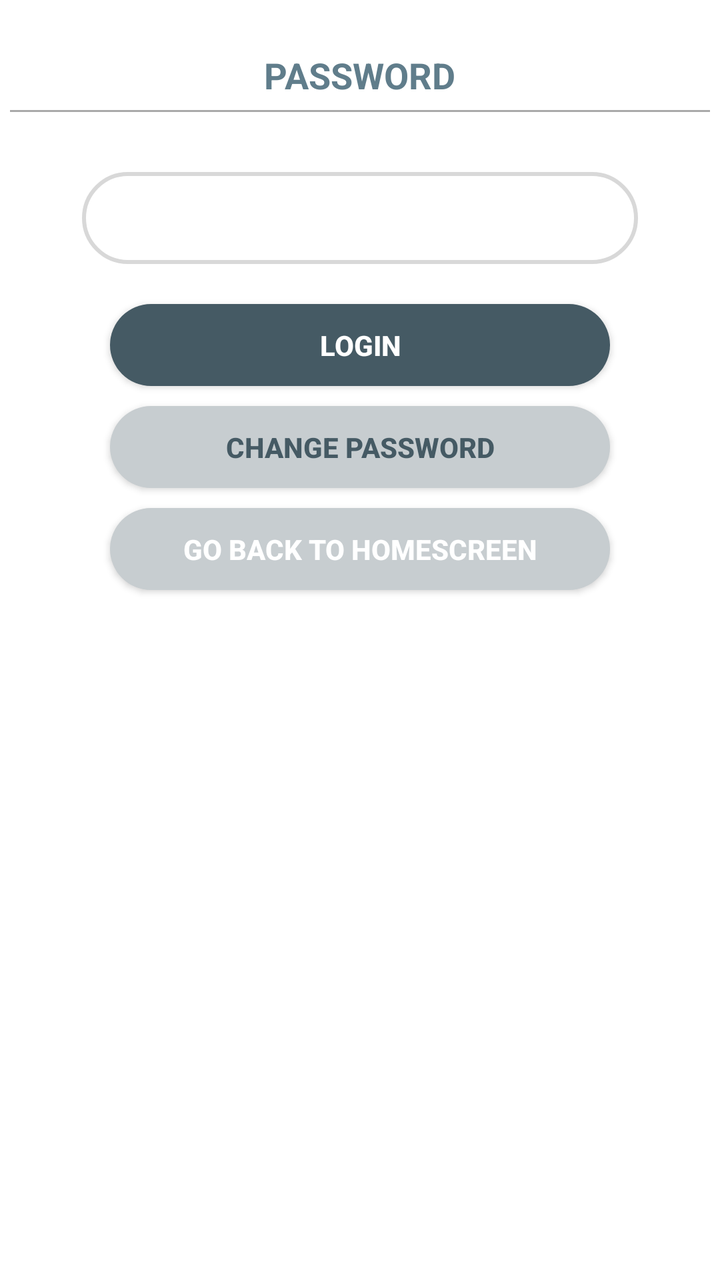
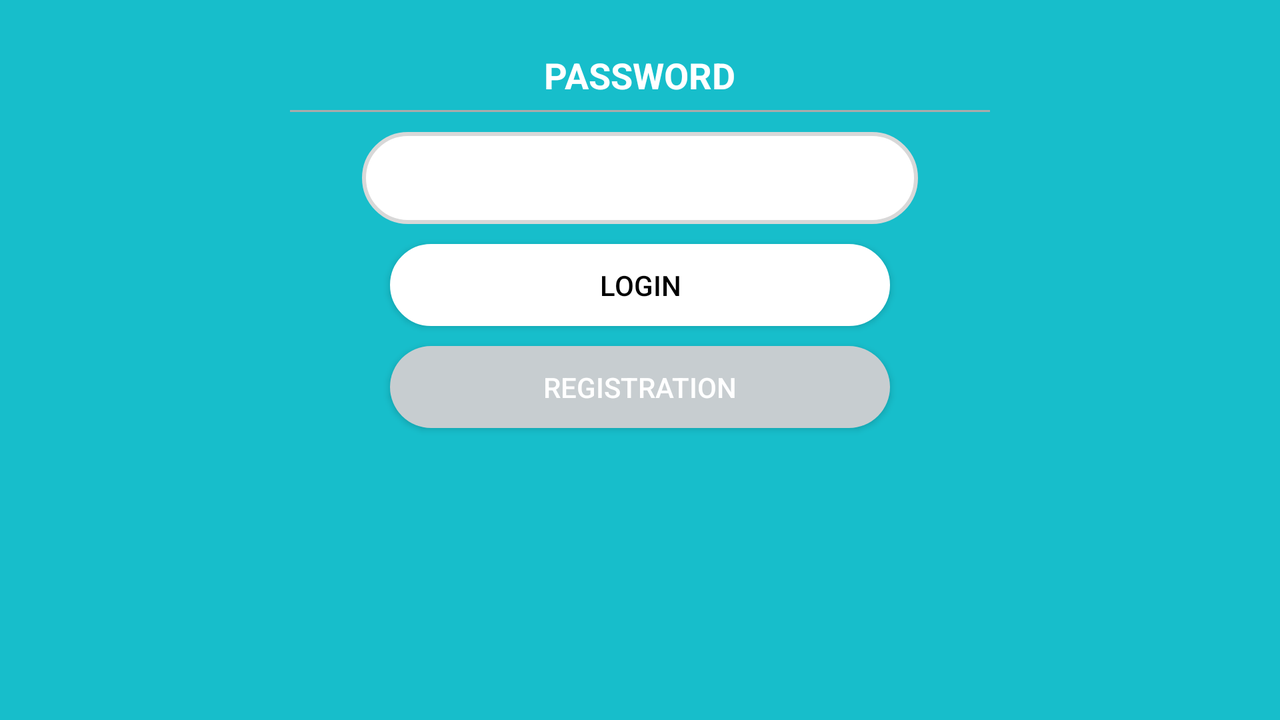

The same Android screen from two of the app's own layout files: first res/layout/ as a phone draws it, then the repository's variant for another configuration, drawn on a device whose configuration selects that folder. Both files follow.
<!-- AndroidManifest.xml: application theme AppTheme -->
<!-- res/layout/login.xml -->
<?xml version="1.0" encoding="utf-8"?>
<LinearLayout xmlns:android="http://schemas.android.com/apk/res/android"
    android:layout_width="match_parent"
    android:layout_height="match_parent"
    android:layout_centerHorizontal="true"
    android:background="@android:color/background_light"
    android:orientation="vertical"
    android:gravity="center_horizontal">

    <TextView
        android:id="@+id/textView"
        android:layout_width="163dp"
        android:layout_height="35dp"
        android:layout_marginTop="20dp"
        android:gravity="center"
        android:text="PASSWORD"
        android:textColor="#607d8b"
        android:textSize="18sp"
        android:textStyle="bold" />

    <View
        android:layout_width="350dp"
        android:layout_height="1dp"
        android:background="@android:color/darker_gray" />

    <EditText
        android:id="@+id/editText"
        android:layout_width="278dp"
        android:layout_height="46dp"
        android:layout_marginTop="30dp"
        android:background="@drawable/grey_ellipse"
        android:ems="10"
        android:inputType="textPassword"
        android:paddingStart="10dp" />


    <Button
        android:id="@+id/button"
        android:layout_width="250dp"
        android:layout_height="41dp"
        android:layout_marginTop="20dp"
        android:background="@drawable/registration_ellipse"
        android:text="LOGIN"
        android:textColor="@android:color/background_light"
        android:textStyle="bold" />

    <Button
        android:id="@+id/button6"
        android:layout_width="250dp"
        android:layout_height="41dp"
        android:layout_marginTop="10dp"
        android:background="@drawable/login_ellipse"
        android:text="CHANGE PASSWORD"
        android:textColor="#455A64"
        android:textStyle="bold" />

    <Button
        android:id="@+id/button5"
        android:layout_width="250dp"
        android:layout_height="41dp"
        android:layout_marginTop="10dp"
        android:background="@drawable/login_ellipse"
        android:text="GO BACK TO HOMESCREEN"
        android:textColor="@android:color/background_light"
        android:textStyle="bold" />

</LinearLayout>
<!-- resources referenced by this layout -->
<resources>
  <!-- drawable grey_ellipse (drawable) -->
  <?xml version="1.0" encoding="utf-8"?>
  <shape xmlns:android="http://schemas.android.com/apk/res/android"
      android:shape="rectangle">
      <solid android:color="#fff"/>
      <corners android:radius="1000dp"/>
      <stroke android:color="#d8d8d8"
          android:width="2dp"/> 
  </shape>
  <!-- drawable login_ellipse (drawable) -->
  <?xml version="1.0" encoding="utf-8"?>
  <shape xmlns:android="http://schemas.android.com/apk/res/android"
      android:shape="rectangle">
      <corners android:radius="1000dp"/> 
      <solid android:color="#C7CDD0"/> 
  
  </shape>
  <!-- drawable registration_ellipse (drawable) -->
  <?xml version="1.0" encoding="utf-8"?>
  <shape xmlns:android="http://schemas.android.com/apk/res/android"
      android:shape="rectangle">
      <corners android:radius="1000dp"/> 
      <solid android:color="#455A64"/> 
  </shape>
  <style name="AppTheme" parent="Theme.AppCompat.Light.DarkActionBar">
          
          <item name="colorPrimary">@color/navigation_bg</item>
          <item name="colorPrimaryDark">@color/colorPrimaryDark</item>
          <item name="colorAccent">@color/colorAccent</item>
      </style>
  <color name="navigation_bg">#334954</color>
  <color name="colorPrimaryDark">#303F9F</color>
  <color name="colorAccent">#FF4081</color>
</resources>
<!-- res/layout-land/login.xml (the repository's variant of the layout above) -->
<!-- drawn on the phone turned sideways -->
<?xml version="1.0" encoding="utf-8"?>
<LinearLayout xmlns:android="http://schemas.android.com/apk/res/android"
    xmlns:app="http://schemas.android.com/apk/res-auto"
    xmlns:tools="http://schemas.android.com/tools"
    android:layout_width="match_parent"
    android:layout_height="match_parent"
    android:layout_centerHorizontal="true"
    android:background="#17becb"
    android:gravity="center_horizontal"
    android:orientation="vertical">

    <TextView
        android:id="@+id/textView"
        android:layout_width="163dp"
        android:layout_height="35dp"
        android:layout_marginTop="20dp"
        android:gravity="center"
        android:text="PASSWORD"
        android:textColor="@android:color/background_light"
        android:textSize="18sp"
        android:textStyle="bold" />

    <View
        android:layout_width="350dp"
        android:layout_height="1dp"
        android:background="@android:color/darker_gray" />

    <EditText
        android:id="@+id/editText"
        android:layout_width="278dp"
        android:layout_height="46dp"
        android:layout_marginTop="10dp"
        android:background="@drawable/grey_ellipse"
        android:ems="10"
        android:inputType="textPassword" />


    <Button
        android:id="@+id/button"
        android:layout_width="250dp"
        android:layout_height="41dp"
        android:layout_marginTop="10dp"
        android:background="@drawable/white_ellipse"
        android:text="LOGIN"
        android:textColor="@android:color/background_dark" />

    <Button
        android:id="@+id/button6"
        android:layout_width="250dp"
        android:layout_height="41dp"
        android:layout_marginTop="10dp"
        android:background="@drawable/login_ellipse"
        android:text="REGISTRATION"
        android:textColor="@android:color/background_light" />

</LinearLayout>
<!-- resources referenced by the variant -->
<!-- as the phone turned sideways resolves them -->
<resources>
  <!-- drawable grey_ellipse (drawable) -->
  <?xml version="1.0" encoding="utf-8"?>
  <shape xmlns:android="http://schemas.android.com/apk/res/android"
      android:shape="rectangle">
      <solid android:color="#fff"/>
      <corners android:radius="1000dp"/>
      <stroke android:color="#d8d8d8"
          android:width="2dp"/> 
  </shape>
  <!-- drawable login_ellipse (drawable) -->
  <?xml version="1.0" encoding="utf-8"?>
  <shape xmlns:android="http://schemas.android.com/apk/res/android"
      android:shape="rectangle">
      <corners android:radius="1000dp"/> 
      <solid android:color="#C7CDD0"/> 
  
  </shape>
  <!-- drawable white_ellipse (drawable) -->
  <?xml version="1.0" encoding="utf-8"?>
  <shape xmlns:android="http://schemas.android.com/apk/res/android"
      android:shape="rectangle">
      <solid android:color="#fff"/>
      <corners android:radius="1000dp"/>
      <stroke android:color="#fff"
          android:width="2dp"/> 
  </shape>
  <style name="AppTheme" parent="Theme.AppCompat.Light.DarkActionBar">
          
          <item name="colorPrimary">@color/navigation_bg</item>
          <item name="colorPrimaryDark">@color/colorPrimaryDark</item>
          <item name="colorAccent">@color/colorAccent</item>
      </style>
  <color name="navigation_bg">#334954</color>
  <color name="colorPrimaryDark">#303F9F</color>
  <color name="colorAccent">#FF4081</color>
</resources>
